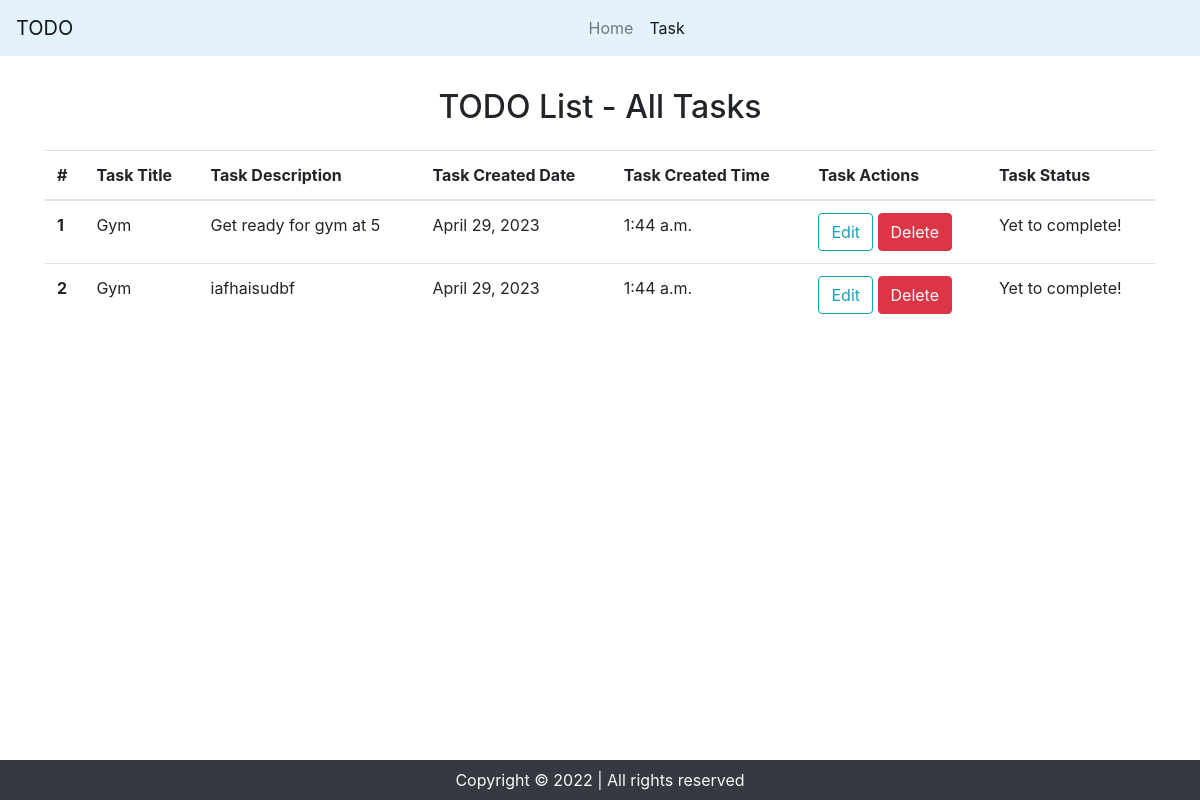
Page /tasks/ on the earlier database version.
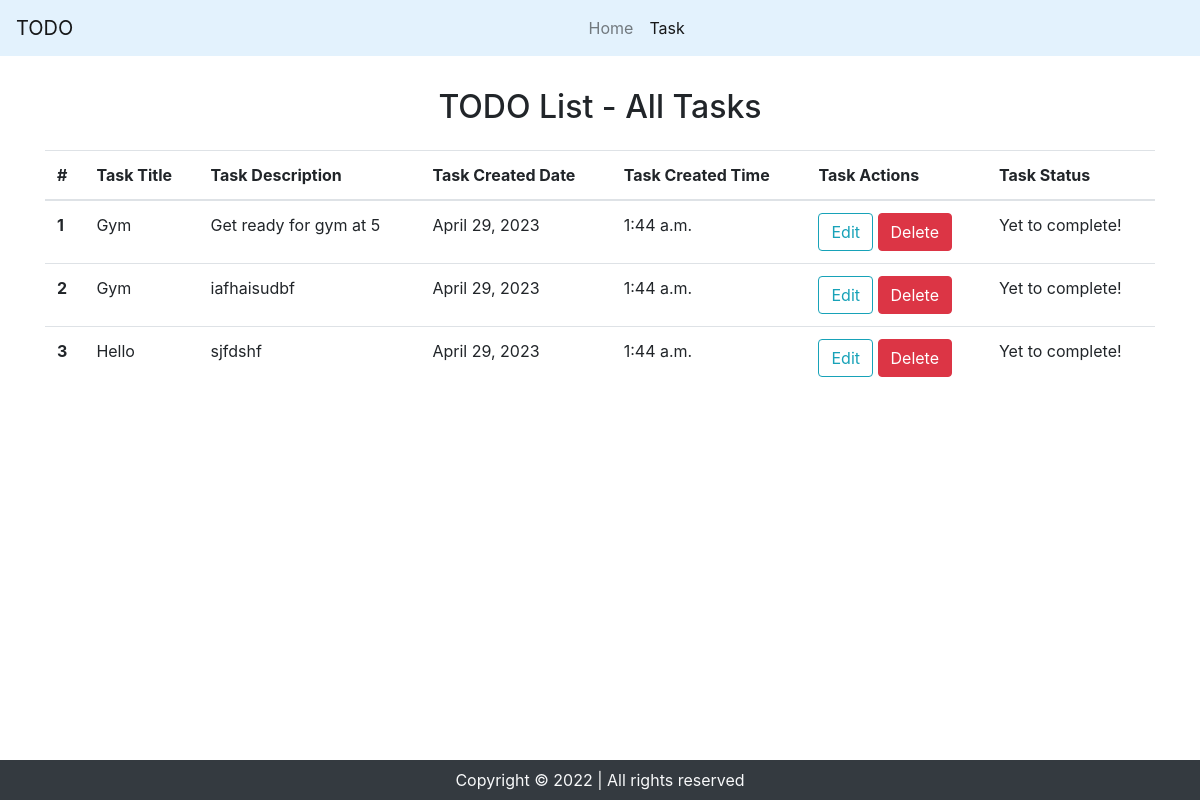
Same page on the later database version.
### home/models.py (models this page shows, shortened)
class Task(models.Model):
    title=models.CharField(max_length=50)
    desc=models.TextField()
    complete = models.BooleanField(default=False)
    time=models.DateTimeField(default=datetime.utcnow)

### home/views.py (the view)
# urls.py: path('tasks/', views.tasks, name='tasks'),
def tasks(request):
    alltasks=models.Task.objects.all()
    context={'tasks':alltasks}
    return render(request, 'tasks.html', context)

### templates/tasks.html (shortened to what this page needs)
{% extends 'base.html' %}
{% block tasksactive %}active{% endblock tasksactive %}
{% block body %}
    <div class="container my-3">
        <h2 class="text-center py-3">TODO List - All Tasks</h2>
        <table class="table">
            <thead>
              <tr>
                <th scope="col">#</th>
                <th scope="col">Task Title</th>
                <th scope="col">Task Description</th>
                <th scope="col">Task Created Date</th>
                <th scope="col">Task Created Time</th>
                <th scope="col">Task Actions</th>
                <th scope="col">Task Status</th>
              </tr>
            </thead>
            <tbody>
                {% for task in tasks %}
                    <tr>
                        <th scope="row">{{forloop.counter}}</th>
                        <td>{{task.title}}</td>
                        <td>{{task.desc}}</td>
                        <td>{{task.time.date}}</td>
                        <td>{{task.time.time}}</td>
                        <td><button type="button" class="btn btn-outline-info" onclick="location.href='{% url 'edit' task.id %}'" value="{{task.id}}">Edit</button>
                          <button type="button" class="btn btn-danger" onclick="location.href='{% url 'delete' task.id %}'" value="{{task.id}}">Delete</button></td>
                        {% if task.complete %}
                        <td>Completed</td>
                        {% else %}
                        <td>Yet to complete!</td>
                        {% endif %}
                    </tr>
                {% endfor %}
            </tbody>
          </table>
    </div>
{% endblock body %}

Differences in the rows shown:
added Task: title "Hello", desc "sjfdshf", time "April 29, 2023", time.time "1:44 a.m.", complete "Yet to complete!"
